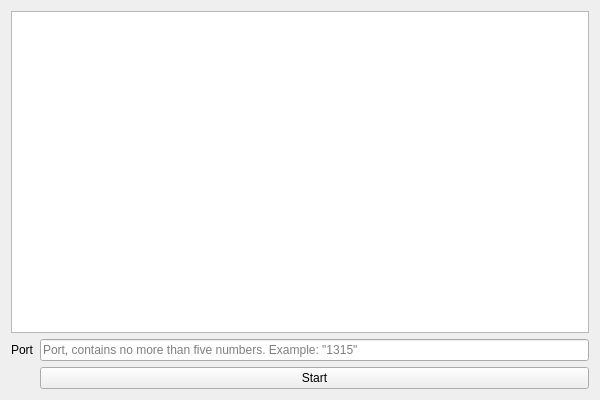
<?xml version="1.0" encoding="UTF-8"?>
<ui version="4.0">
 <class>ServerWidget</class>
 <widget class="QWidget" name="ServerWidget">
  <property name="geometry">
   <rect>
    <x>0</x>
    <y>0</y>
    <width>600</width>
    <height>400</height>
   </rect>
  </property>
  <property name="windowTitle">
   <string>ServerWidget</string>
  </property>
  <layout class="QVBoxLayout" name="verticalLayout">
   <item>
    <widget class="QTextEdit" name="logEdit">
     <property name="readOnly">
      <bool>true</bool>
     </property>
    </widget>
   </item>
   <item>
    <layout class="QGridLayout" name="gridLayout">
     <item row="0" column="1">
      <widget class="QLineEdit" name="portEdit">
       <property name="inputMask">
        <string>00000</string>
       </property>
       <property name="placeholderText">
        <string>Port, contains no more than five numbers. Example: &quot;1315&quot;</string>
       </property>
      </widget>
     </item>
     <item row="0" column="0">
      <widget class="QLabel" name="portLabel">
       <property name="text">
        <string>Port</string>
       </property>
      </widget>
     </item>
     <item row="1" column="1">
      <widget class="QPushButton" name="startButton">
       <property name="text">
        <string>Start</string>
       </property>
      </widget>
     </item>
    </layout>
   </item>
  </layout>
 </widget>
 <layoutdefault spacing="6" margin="11"/>
 <resources/>
 <connections/>
</ui>
